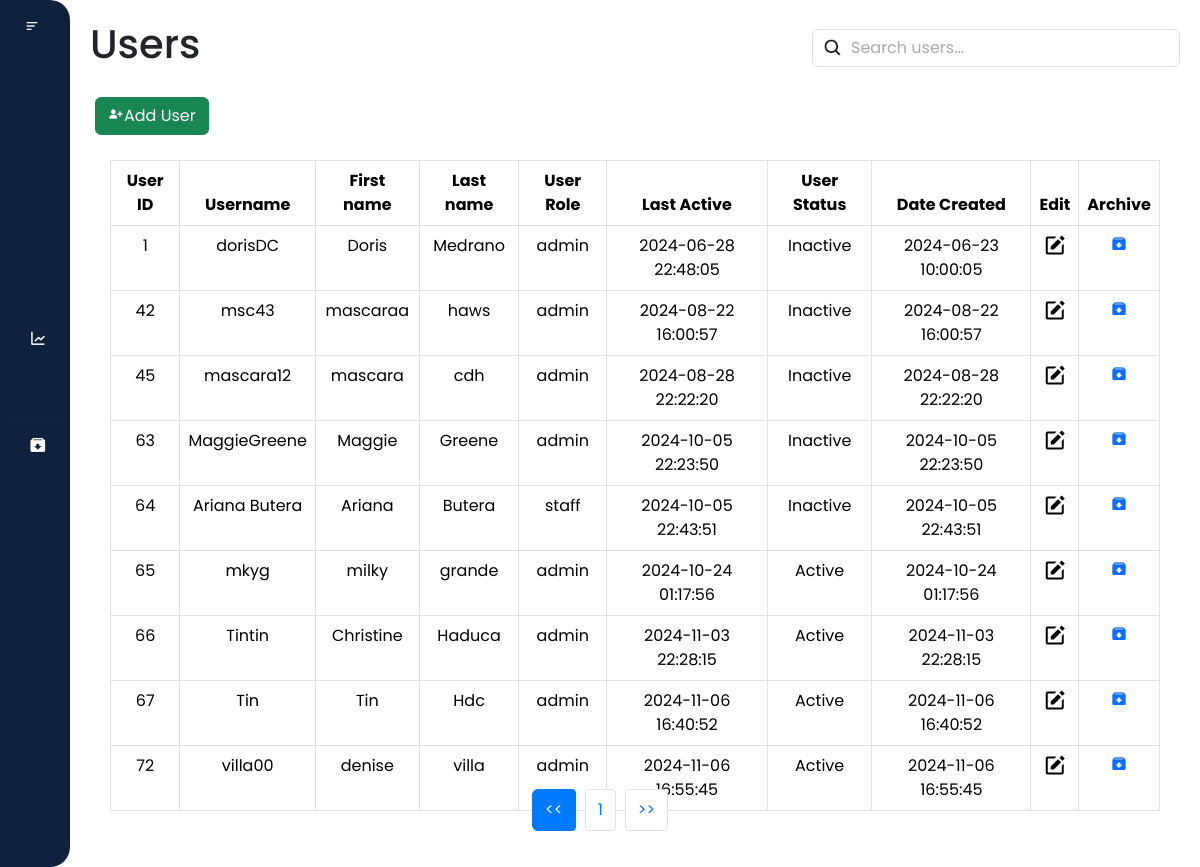
The page /users/users.php (signed in) on the database as committed earlier.
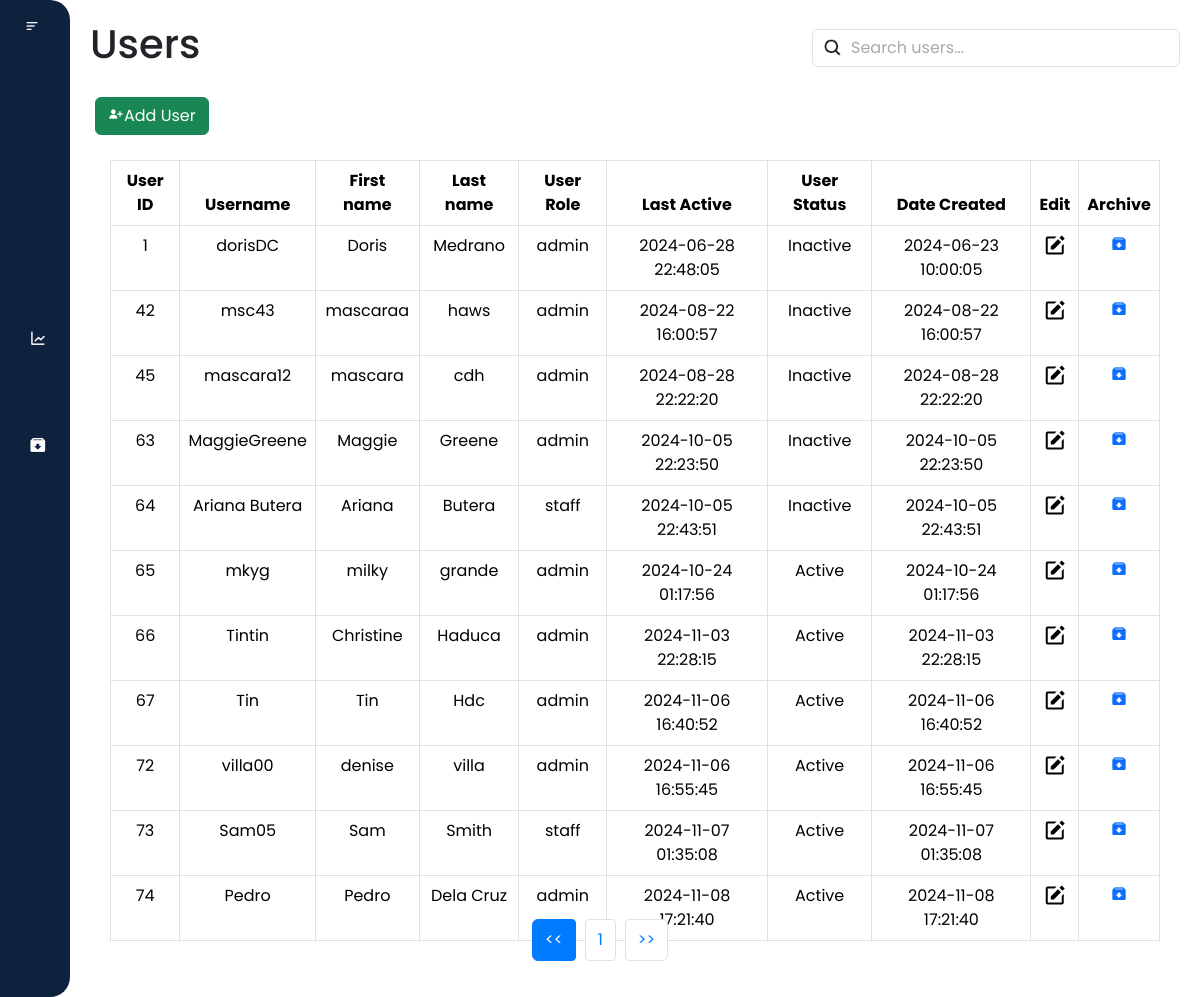
The same page on the database as committed later.
### tables this page shows
CREATE TABLE `user` (
  `user_id` int(11) NOT NULL,
  `username` varchar(30) NOT NULL,
  `first_name` varchar(255) NOT NULL,
  `last_name` varchar(255) NOT NULL,
  `user_role` enum('admin','staff') NOT NULL,
  `password` varchar(255) NOT NULL,
  `last_active` datetime NOT NULL DEFAULT current_timestamp(),
  `user_status` enum('Active','Inactive') NOT NULL,
  `question` varchar(255) NOT NULL,
  `answer` varchar(255) NOT NULL,
  `date_created` datetime NOT NULL DEFAULT current_timestamp()
);

### users/users.php (the view, shortened to what this page needs)
<?php
require_once('users_db.php');
$user_role = $_SESSION['user_role'];
?>
<!DOCTYPE html>
<html lang="en">
<head>
    <link rel="stylesheet" href="users.css">
    <link rel="stylesheet" href="https://cdnjs.cloudflare.com/ajax/libs/font-awesome/5.15.3/css/all.min.css"
>
    <link href="https://cdn.jsdelivr.net/npm/bootstrap@5.3.3/dist/css/bootstrap.min.css" rel="stylesheet">
    <link href='https://unpkg.com/boxicons@2.1.4/css/boxicons.min.css' rel='stylesheet'>
    <link href="https://cdn.lineicons.com/4.0/lineicons.css" rel="stylesheet"/>
</head>
<body>
    <div class="wrapper">
        <aside id="sidebar">
            <div class="d-flex">
                <button id="toggle-btn" type="button">
                    <i class="bx bx-menu-alt-left"></i>
                </button>
            </div>
            <ul class="sidebar-nav">
                <?php if ($user_role === 'admin') : ?>
                    <li class="sidebar-item">
                        <a href="/laundry_system/dashboard/dashboard.php" class="sidebar-link">
                        </a>
                    </li>
                    <li class="sidebar-item">
                        <a href="/laundry_system/profile/profile.php" class="sidebar-link">
                        </a>
                    </li>
                    <li class="sidebar-item">
                        <a href="/laundry_system/users/users.php" class="sidebar-link">
                        </a>
                    </li>
                    <li class="sidebar-item">
                        <a href="/laundry_system/records/customer.php" class="sidebar-link has-dropdown collapsed" data-bs-toggle="collapse"
                            data-bs-target="#records" aria-expanded="false" aria-controls="records">
                        </a>
                    </li>
                    <li class="sidebar-item">
                        <a href="/laundry_system/transaction/transaction.php" class="sidebar-link">
                        </a>
                    </li>
                    <li class="sidebar-item">
                        <a href="/laundry_system/sales_report/report.php" class="sidebar-link">
                            <i class='bx bx-line-chart'></i>
                        </a>
                    </li>
                    <li class="sidebar-item">
                        <a href="/laundry_system/settings/setting.php" class="sidebar-link">
                        </a>
                    </li>
                    <hr style="border: 1px solid #232946; margin: 8px">
                    <li class="sidebar-item">
                        <a href="/laundry_system/archived/archive_users.php" class="sidebar-link">
                            <i class='bx bxs-archive-in'></i>
                        </a>
                    </li>
                <?php endif; ?>
            </ul>
            <div class="sidebar-footer">
                <a href="javascript:void(0)" class="sidebar-link" id="btn_logout">
                </a>
            </div>
        </aside>
        <div class="main-content">
            <nav>
                <div class="d-flex justify-content-between align-items-center">
                    <h1>Users</h1>
                    <div class="search_bar" m-1>
                        <input class="form-control" type="text" id="filter_user" placeholder="Search users...">
                    </div>
                </div>
            </nav>
            <div class="box">
                <form action="users.php" method="POST">
                        <div class="add_button">
                            <button type="button" class="btn btn-success" id="addUserButton">
                            <i class='bx bxs-user-plus'></i>Add User</button>
                        </div>
                </form>
            </div>
            <div class="table-responsive">
                <table class="table table-bordered text-center">
                    <thead>
                        <tr class="bg-dark text-white">
                            <th>User ID</th>
                            <th>Username</th>
                            <th>First name</th>
                            <th>Last name</th>
                            <th>User Role</th>
                            <th>Last Active</th>
                            <th>User Status</th>
                            <th>Date Created</th>
                            <th>Edit</th>
                            <th>Archive</th>
                        </tr>
                    </thead>
                    <tbody id = "user_table">
                        <?php
                        $query = "SELECT * FROM user";
                        $result = mysqli_query($con, $query);
                        if ($result->num_rows > 0) {
                            while($row = mysqli_fetch_assoc($result)) {
                                $current_time = new DateTime();
                                $last_active_time = new DateTime($row['last_active']);
                                $interval = $current_time->diff($last_active_time);
                                $user_status = ($interval->days < 30) ? 'Active' : 'Inactive';
                        ?>
                                <tr>
                                    <td><?php echo $row['user_id']; ?></td>
                                    <td><?php echo $row['username']; ?></td>
                                    <td><?php echo $row['first_name']; ?></td>
                                    <td><?php echo $row['last_name']; ?></td>
                                    <td><?php echo $row['user_role']; ?></td>
                                    <td><?php echo $row['last_active']; ?></td>
                                    <td><?php echo $user_status; ?></td>
                                    <td><?php echo $row['date_created']; ?></td>
                                    <td>
                                        <a href="javascript:void(0);" class="edit-btn" data-id="<?php echo $row['user_id']; ?>" data-username="<?php echo $row['username']; ?>"
                                            data-firstname="<?php echo $row['first_name']; ?>" data-lastname="<?php echo $row['last_name']; ?>"
                                            data-userrole="<?php echo $row['user_role']; ?>">
                                            <i class="bx bxs-edit"></i>
                                        </a>
                                    </td>
                                    <td>
                                        <a href="javascript:void(0);" class="archive-btn" data-id="<?php echo $row['user_id']; ?>">
                                            <i class='bx bxs-archive-in'></i>
                                        </a>
                                    </td>
                                </tr>
                        <?php
                            }
                        } else {
                        ?>
                            <tr>
                                <td colspan="10">No results found</td>
                            </tr>
                        <?php
                        }
                        ?>
                    </tbody>
                </table>
            </div>
            <nav aria-label="Page navigation">
                <ul class="pagination justify-content-center" id="pagination">
                </ul>
            </nav>
        </div>
    </div>
</body>
</html>

### users/users.css (style rules this page uses)
* { margin: 0; padding: 0; font-family: "Poppins", "Segoe UI"; box-sizing: border-box; }
html { scroll-behavior: smooth; }
a { text-decoration: none; }
li { list-style: none; }
h1 { font-weight: 600; font-size: 1.5 rem; }
body { font-family: 'Poppins', sans-serif; }
.wrapper { display: flex; width: 100%; height: 100vh; }
#sidebar { display: flex; flex-direction: column; width: 70px; height: 100vh; min-width: 70px; z-index: 1000; transition: all .25s ease-in-out; background-color: #0e223e; border-radius: 0 20px 20px 0; }
#toggle-btn { background-color: transparent; cursor: pointer; border: 0; padding: 1rem 1.5rem; }
#toggle-btn i { font-size: 1.5 rem; color: #fff; }
.sidebar-nav { padding: 2rem 0; flex: 1 1 auto; }
a.sidebar-link { padding: 0.625rem 1.625rem; color: #fff; display: block; font-size: 0.9rem; white-space: nowrap; border-left: 3px solid transparent; text-decoration: none; }
.sidebar-link i { font-size: 1.1rem; margin-right: 0.75rem; }
.sidebar-item { position: relative; }
.main-content { flex: 1; overflow-y: auto; padding: 20px; transition: margin-left 0.5s ease; }
.table-responsive { padding: 20px; }
.box { display: flex; flex-direction: row; margin: 5px; }
.table { width: 100%; margin: 0; border-collapse: collapse; border: #b8c1ec; }
.modal-body, .btn-success, .btn-info { margin-top: 1rem; display: inline-block; margin-left: auto; margin-right: auto; }
.edit-btn { text-decoration: none; color: #000; cursor: pointer; display: inline-flex; align-items: center; justify-content: center; }
.edit-btn i { font-size: 1.5rem; }
.search_bar { position: relative; }
.search_bar .form-control { padding-left: 38px; }
.search_bar .form-control::placeholder { color: #aaa; }
.search_bar .form-control { background-image: url('/laundry_system/images/search.png'); background-repeat: no-repeat; background-position: 10px center; background-size: 20px 20px; }
.pagination { display: flex; justify-content: center; padding-left: 0; list-style: none; border-radius: 0.25rem; margin-top: 20px; position: absolute; bottom: 20px; left: 0; right: 0; }

Rows that differ between the two databases and show on the page:
added user: user_id "73", username "Sam05", first_name "Sam", last_name "Smith", user_role "staff", last_active "2024-11-07 01:35:08", date_created "2024-11-07 01:35:08"
added user: user_id "74", username "Pedro", first_name "Pedro", last_name "Dela Cruz", user_role "admin", last_active "2024-11-08 17:21:40", date_created "2024-11-08 17:21:40"
